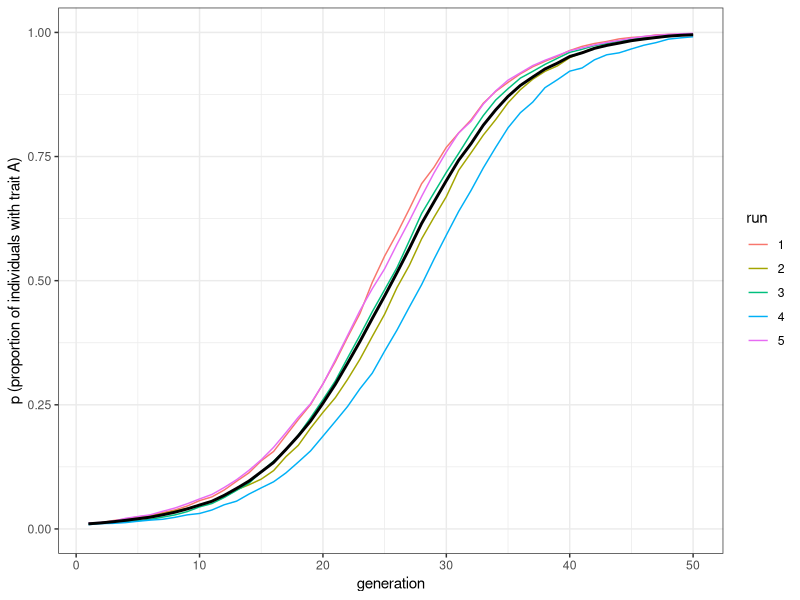
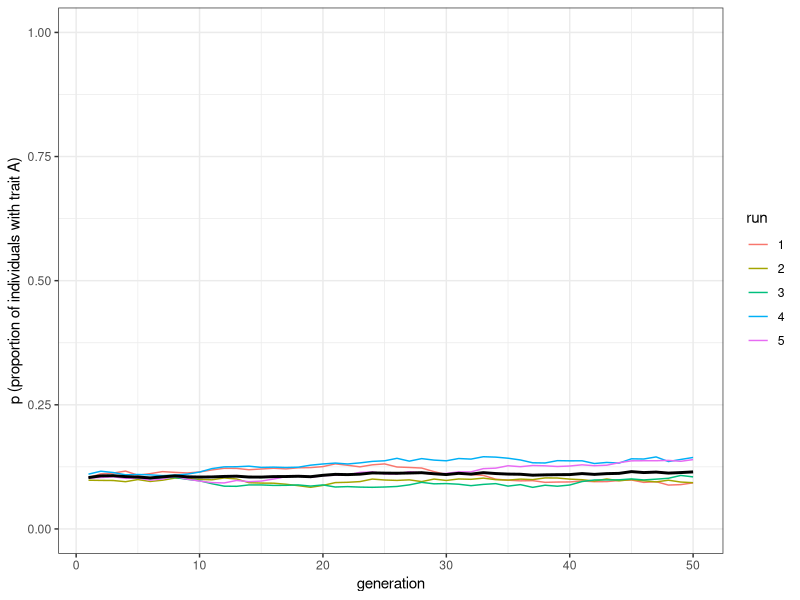
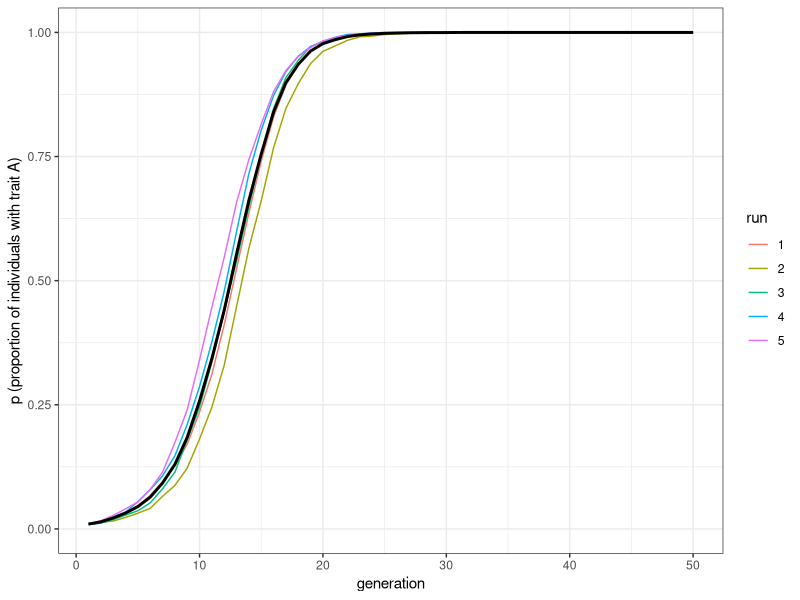
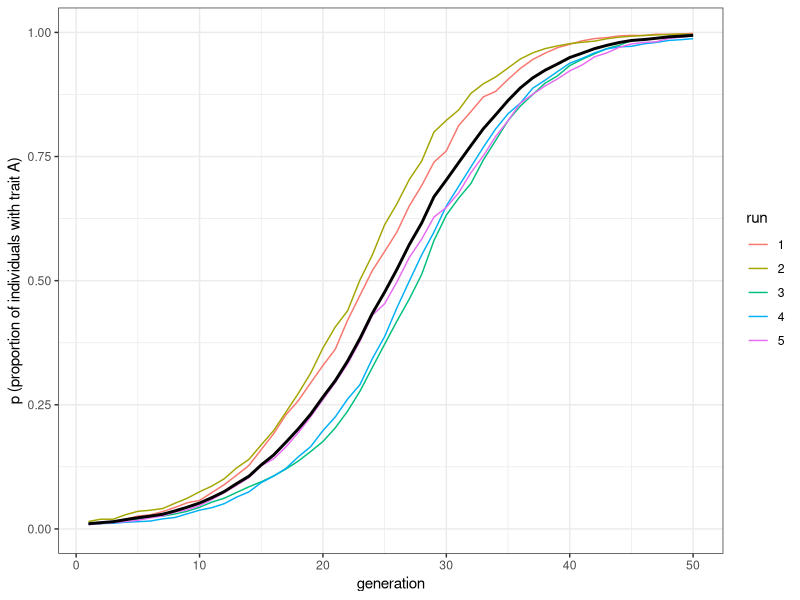
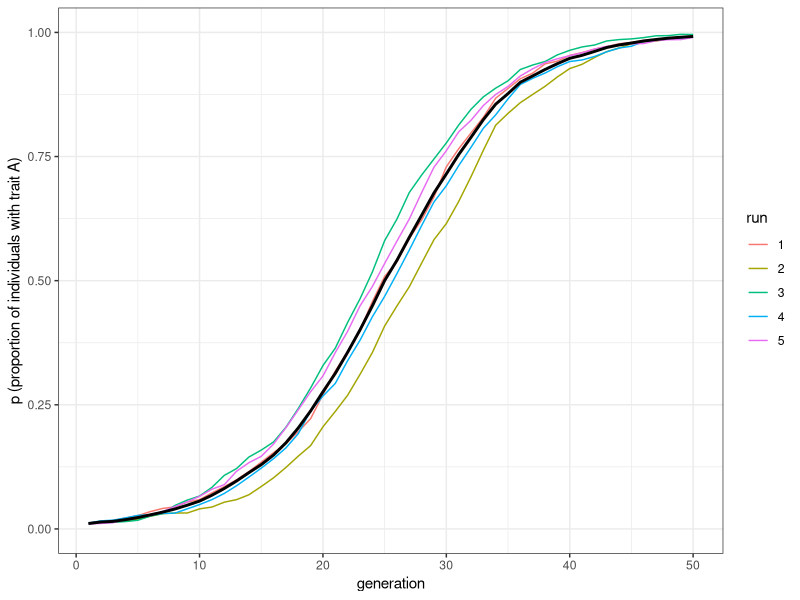
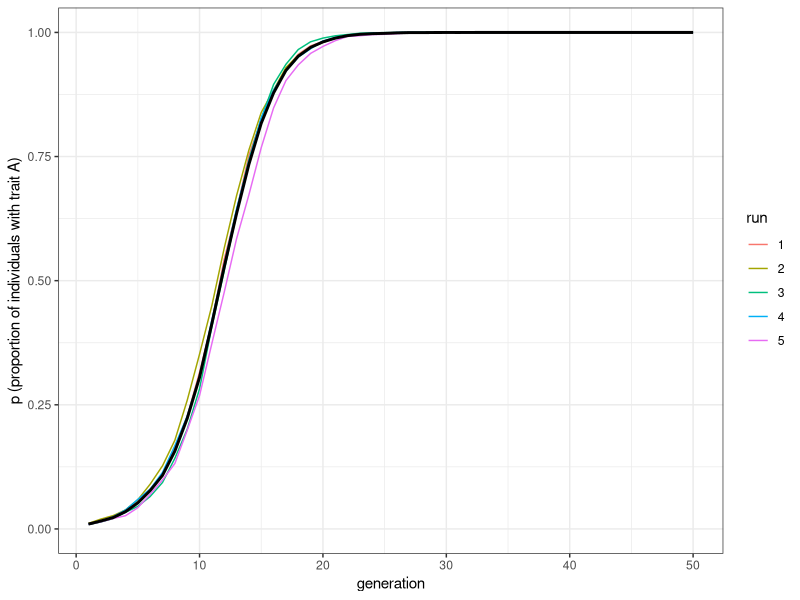

Write R code to recreate these figures, in order.
## ---- chunk 1
library(tidyverse)

vertical_transmission <- function(N, p_0, b, t_max, r_max) {
  output <- tibble(generation = rep(1:t_max, r_max), 
                   p = as.numeric(rep(NA, t_max * r_max)), 
                   run = as.factor(rep(1:r_max, each = t_max)))
  
  for (r in 1:r_max) {
    # Create first generation
    population <- tibble(trait = sample(c("A", "B"), N, 
                                        replace = TRUE, prob = c(p_0, 1 - p_0)))
    
    # Add first generation's p for run r
    output[output$generation == 1 & output$run == r, ]$p <- 
      sum(population$trait == "A") / N 
    
    for (t in 2:t_max) {
       # Copy individuals to previous_population tibble
      previous_population <- population
      
      # Randomly pick mothers and fathers
      mother <- tibble(trait = sample(previous_population$trait, N, replace = TRUE))  
      father <- tibble(trait = sample(previous_population$trait, N, replace = TRUE)) 
      
      # Prepare next generation
      population <- tibble(trait = as.character(rep(NA, N))) 
      
      # Both parents are A, thus child adopts A
      both_A <- mother$trait == "A" & father$trait == "A"
      if (sum(both_A) > 0) {
        population[both_A, ]$trait <- "A"  
      }
      
      # Both parents are B, thus child adopts B
      both_B <- mother$trait == "B" & father$trait == "B"
      if (sum(both_B) > 0) {
        population[both_B, ]$trait <- "B" 
      }
      # If any empty NA slots (i.e. one A and one B parent) are present
      if (anyNA(population)) {  
        # They adopt A with probability b
        population[is.na(population)[,1],]$trait <- 
          sample(c("A", "B"), sum(is.na(population)), prob = c(b, 1 - b), replace = TRUE)
      }
      
      # Get p and put it into output slot for this generation t and run r
      output[output$generation == t & output$run == r, ]$p <- 
        sum(population$trait == "A") / N 
    }
  }
  # Export data from function
  output 
}

## ---- chunk 2
plot_multiple_runs <- function(data_model) {
  ggplot(data = data_model, aes(y = p, x = generation)) +
    geom_line(aes(colour = run)) +
    stat_summary(fun = mean, geom = "line", size = 1) +
    ylim(c(0, 1)) +
    theme_bw() +
    labs(y = "p (proportion of individuals with trait A)")
}
## ---- chunk 3
data_model <- vertical_transmission(N = 10000, p_0 = 0.01, b = 0.6, t_max = 50, r_max = 5)
plot_multiple_runs(data_model)
## ---- chunk 4
data_model <- vertical_transmission(N = 10000, p_0 = 0.1, b = 0.5, t_max = 50, r_max = 5)
plot_multiple_runs(data_model)
## ---- chunk 5
vertical_horizontal_transmission <- function(N, p_0, b, n, g, t_max, r_max) {
  output <- tibble(generation = rep(1:t_max, r_max), p = as.numeric(rep(NA, t_max * r_max)), run = as.factor(rep(1:r_max, each = t_max)))
  
  for (r in 1:r_max) {
    population <- tibble(trait = sample(c("A", "B"), N, replace = TRUE, prob = c(p_0, 1 - p_0)))
    # create first generation
    
    output[output$generation == 1 & output$run == r, ]$p <- sum(population$trait == "A") / N # add first generation's p for run r
    
    # vertical transmission
    for (t in 2:t_max) {
      previous_population <- population # copy individuals to previous_population tibble
      
      mother <- tibble(trait = sample(previous_population$trait, N, replace = TRUE))  # randomly pick mothers
      father <- tibble(trait = sample(previous_population$trait, N, replace = TRUE))  # randomly pick fathers
      
      population <- tibble(trait = as.character(rep(NA, N)))  # next generation
      
      both_A <- mother$trait == "A" & father$trait == "A"
      if ( sum(both_A) > 0 ) {
        population[both_A, ]$trait <- "A"  # parents both A, adopt A
      }
      
      both_B <- mother$trait == "B" & father$trait == "B"
      if ( sum(both_B) > 0) {
        population[both_B, ]$trait <- "B"  # parents both B, adopt B
      }
      
      if (anyNA(population)) {  # if any empty NA slots (i.e. one A and one B parent) are present...
        population[is.na(population)[,1],]$trait <- sample(c("A", "B"), sum(is.na(population)), prob = c(b, 1 - b), replace = TRUE)
        # ...make them A with probability b
      }
      
      # horizontal transmission
      previous_population <- population # previous_population are children before horizontal transmission, population are children after horizontal transmission
      
      N_B <- length(previous_population$trait[previous_population$trait == "B"])  # N_B = number of Bs
      
      if (N_B > 0 & n > 0) {  # if there are B individuals to switch, and n is not zero
        
        for (i in 1:N_B) {  # for each B individual...
          
          demonstrator <- sample(previous_population$trait, n, replace = TRUE) # pick n demonstrators
          copy <- sample(c(TRUE, FALSE), n, prob = c(g, 1-g), replace = TRUE)  # get probability g
          
          if ( sum(demonstrator == "A" & copy == TRUE) > 0 ) {  # if any demonstrators with A are to be copied...
            population[previous_population$trait == "B",]$trait[i] <- "A"  # ...the B individual switches to A
          }
        
        }
      }
      
      output[output$generation == t & output$run == r, ]$p <- sum(population$trait == "A") / N # get p and put it into output slot for this generation t and run r
    }
  }
  output # export data from function
}

## ---- chunk 6
data_model <- vertical_horizontal_transmission(N = 5000, p_0 = 0.01, b = 0.5, n = 5, g = 0.1, t_max = 50, r_max = 5)
plot_multiple_runs(data_model)
## ---- chunk 7
data_model_v <- vertical_horizontal_transmission(N = 5000, p_0 = 0.01, b = 0.6, n = 0, g = 0, t_max = 50, r_max = 5)
data_model_hn2 <- vertical_horizontal_transmission(N = 5000, p_0 = 0.01, b = 0.5, n = 2, g = 0.1, t_max = 50, r_max = 5)
data_model_hn5 <- vertical_horizontal_transmission(N = 5000, p_0 = 0.01, b = 0.5, n = 5, g = 0.1, t_max = 50, r_max = 5)
## ---- chunk 8
plot_multiple_runs(data_model_v)
## ---- chunk 9
plot_multiple_runs(data_model_hn2)
## ---- chunk 10
plot_multiple_runs(data_model_hn5)
